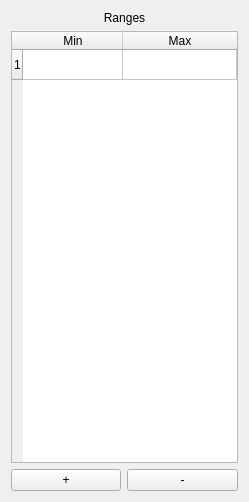
<?xml version="1.0" encoding="UTF-8"?>
<ui version="4.0">
 <class>ranges_table_editor</class>
 <widget class="QWidget" name="ranges_table_editor">
  <property name="geometry">
   <rect>
    <x>0</x>
    <y>0</y>
    <width>249</width>
    <height>502</height>
   </rect>
  </property>
  <property name="minimumSize">
   <size>
    <width>0</width>
    <height>0</height>
   </size>
  </property>
  <property name="windowTitle">
   <string>Edit Overlay</string>
  </property>
  <property name="styleSheet">
   <string notr="true">QDoubleSpinBox:disabled {background-color: LightGray;}
</string>
  </property>
  <layout class="QGridLayout" name="gridLayout">
   <item row="1" column="0" colspan="2">
    <widget class="QLabel" name="main_label">
     <property name="text">
      <string>Ranges</string>
     </property>
     <property name="alignment">
      <set>Qt::AlignCenter</set>
     </property>
    </widget>
   </item>
   <item row="4" column="0">
    <widget class="QPushButton" name="add">
     <property name="text">
      <string>+</string>
     </property>
    </widget>
   </item>
   <item row="2" column="0" colspan="2">
    <widget class="QTableWidget" name="table">
     <property name="selectionMode">
      <enum>QAbstractItemView::SingleSelection</enum>
     </property>
     <property name="selectionBehavior">
      <enum>QAbstractItemView::SelectRows</enum>
     </property>
     <property name="rowCount">
      <number>1</number>
     </property>
     <property name="columnCount">
      <number>2</number>
     </property>
     <attribute name="horizontalHeaderCascadingSectionResizes">
      <bool>false</bool>
     </attribute>
     <attribute name="horizontalHeaderStretchLastSection">
      <bool>true</bool>
     </attribute>
     <attribute name="verticalHeaderStretchLastSection">
      <bool>false</bool>
     </attribute>
     <row/>
     <column>
      <property name="text">
       <string>Min</string>
      </property>
     </column>
     <column>
      <property name="text">
       <string>Max</string>
      </property>
     </column>
    </widget>
   </item>
   <item row="4" column="1">
    <widget class="QPushButton" name="remove">
     <property name="text">
      <string>-</string>
     </property>
    </widget>
   </item>
  </layout>
 </widget>
 <tabstops>
  <tabstop>table</tabstop>
  <tabstop>add</tabstop>
  <tabstop>remove</tabstop>
 </tabstops>
 <resources/>
 <connections/>
</ui>
